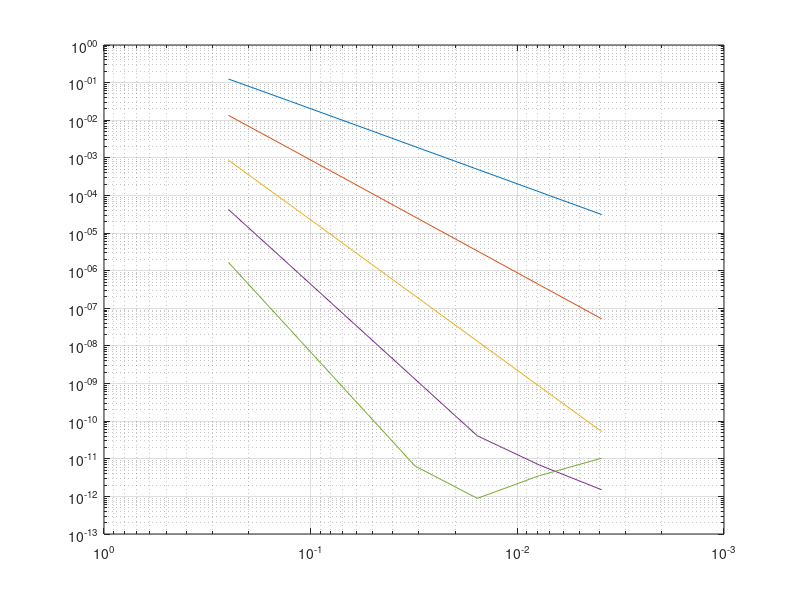

Write the MATLAB code that produced this figure.
function  hho_demo()
    
     for deg = 0:4
         maxii = 7;
         nodes = 4;
         for ii = 1:maxii
             disp(sprintf('**** N = %d, K = %d ****', nodes, deg));
             pd = initialize_hho(nodes, deg);
             e = hho(pd, @f_load, @f_solution);
             err(deg+1, ii) = e;
             h(deg+1, ii) = 1/nodes;
             disp(sprintf('h = %g, error = %g', 1/nodes, e));
             nodes = nodes*2;
             
             for fig = 1:deg+1
                 loglog(h(fig,:),err(fig,:));
                 set(gca,'XDir','Reverse');
                 hold on;
                 grid on;
                 drawnow;
             end
             hold off;
         end
     end

##nodes = 4;
##deg = 0;
##pd = initialize_hho(nodes, deg);
##show_gr(pd);
end
    

function pd = initialize_hho(N, K)
    pd = struct;
    pd.N = N;
    pd.K = K;
    pd.h = 1/pd.N;
    pd.tp = 8;
end

function l = f_load(x)
    l = sin(pi*x) * pi^2;
    return;
end

function l = f_solution(x)
    l = sin(pi*x);
    return;
end

function [nodes, weights] = gauss_quadrature(order, h, elem)
    if rem(order, 2) == 0
        order = order+1;
    end
    
    if rem(order,2) == 0
        num_nodes = floor((order+1)/2);
    else
        num_nodes = floor((order+2)/2);
    end
    num_nodes = max(num_nodes, 1);

    if num_nodes == 1
        nodes = h*(elem-0.5);
        weights = h;
        return;
    end
    M = zeros(num_nodes, num_nodes);
    for ii = 1:num_nodes-1
        v = sqrt(1/(4-1/((ii)^2)));
        M(ii+1,ii) = v;
        M(ii,ii+1) = v;
    end

    [d,v] = eig(M);
    tnodes = diag(v)';
    tweights = (d(1,:).^2); 
    
    weights = tweights*h;
    all_ones = ones(size(tnodes));
    nodes = h*( (0.5*tnodes) + ((elem-0.5)*all_ones));
end

function [phi, dphi] = basis(centr, point, h, dgree)
    h_scale = 2;
    for ii = 0:dgree
        phi(ii+1) = ((point-centr)/(h/h_scale))^ii;
        
        if ii == 0
            dphi(ii+1) = 0;
        else
            dphi(ii+1) = (h_scale*ii/h)*((point-centr)/(h/h_scale))^(ii-1);
        end
    end
    phi = phi';
    dphi = dphi';
end

function xT = cell_center(pd, ii)
    xT = (ii-0.5)*pd.h;
end

function [xF1, xF2] = face_centers(pd, ii)
    xF1 = (ii-1)*pd.h;
    xF2 = ii * pd.h;
end

function P = projector(pd, ii, fun)
    [nodes,weights] = gauss_quadrature(2*pd.K, pd.h, ii);
    
    xT = cell_center(pd, ii);
    [xF1, xF2] = face_centers(pd, ii);
    
    mass_mat = zeros(pd.K+1, pd.K+1);
    rhs = zeros(pd.K+1, 1);
    for wi = 1:length(weights)
        [phi, ~] = basis(xT, nodes(wi), pd.h, pd.K);
        mass_mat = mass_mat + weights(wi)*phi*phi';
        rhs = rhs + weights(wi)*phi*fun(nodes(wi));
    end

    pT = mass_mat \ rhs;
    pF(1) = fun(xF1);
    pF(2) = fun(xF2);
    
    P = [pT;pF'];
end

function error = compute_error(pd, ii, fun, dofs)
    [nodes,weights] = gauss_quadrature(2*pd.K, pd.h, ii);
    
    xT = cell_center(pd, ii);
    [xF1, xF2] = face_centers(pd, ii);
    
    mass_mat = zeros(pd.K+1, pd.K+1);
    rhs = zeros(pd.K+1, 1);
    for wi = 1:length(weights)
        [phi, ~] = basis(xT, nodes(wi), pd.h, pd.K);
        mass_mat = mass_mat + weights(wi)*phi*phi';
        rhs = rhs + weights(wi)*phi*fun(nodes(wi));
    end
    
    pT = mass_mat \ rhs;
    
    error = dot(pT-dofs, mass_mat*(pT-dofs));
end

function [GT, A] = gradient_reconstruction(pd, ii)

    [nodes,weights] = gauss_quadrature(2*(pd.K+1), pd.h, ii);
    
    xT = cell_center(pd, ii);
    [xF1, xF2] = face_centers(pd, ii);

    stiff_mat = zeros(pd.K+2, pd.K+2);
    MG = zeros(pd.K+1, pd.K+1);
    BG = zeros(pd.K+1, pd.K+3);
    
    for wi = 1:length(weights)
        [~, dphi] = basis(xT, nodes(wi), pd.h, pd.K+1);
        stiff_mat = stiff_mat + weights(wi)*dphi*dphi';
    end
    ##disp(stiff_mat);
    MG = stiff_mat(2:end, 2:end);
    BG(:,1:pd.K+1) = stiff_mat(2:end,1:pd.K+1);
    [phiF1, dphiF1] = basis(xT, xF1, pd.h, pd.K+1);
    [phiF2, dphiF2] = basis(xT, xF2, pd.h, pd.K+1);
    
    BG(1:end, 1:pd.K+1) = BG(1:end, 1:pd.K+1) + dphiF1(2:end)*phiF1(1:pd.K+1)';
    BG(1:end, 1:pd.K+1) = BG(1:end, 1:pd.K+1) - dphiF2(2:end)*phiF2(1:pd.K+1)';
    BG(1:end, pd.K+2) = - dphiF1(2:end);
    BG(1:end, pd.K+3) = + dphiF2(2:end);
    
    ##disp(BG);
    
    GT = MG\BG;
    A = BG'*GT;
end

function tps = make_test_points(pd, ii)
    for pi = 1:pd.tp
        tps(pi) = (ii-1)*pd.h + (pi-1)*pd.h/(pd.tp-1);
    end
end

function test_gradient_reconstruction(pd)
    pos = 1;
    for ii = 1:pd.N
        xT = cell_center(pd, ii);
        l = projector(pd, ii, @f_solution);
        [GT, ~, ~] = gradient_reconstruction(pd, ii);
        g = GT*l;
        
        tps = make_test_points(pd, ii);
        for tp_i = 1:length(tps)
            [phi, dphi] = basis(xT, tps(tp_i), pd.h, pd.K+1);
            x_val(pos) = tps(tp_i);
            potential(pos) = g'*phi(2:end) + l(1);
            gradient(pos) = g'*dphi(2:end);
            pos = pos+1;
        end
    
    end
    plot(x_val, potential);
    hold on;
    plot(x_val, gradient);
end

function show_gr(pd)
    hold on;
    pos = 1;
    for ii = 1:pd.N
        xT = cell_center(pd, ii);
        l = projector(pd, ii, @f_solution);
        [GT, ~] = gradient_reconstruction(pd, ii);
        g = GT*l;
        
        tps = make_test_points(pd, ii);
        for tp_i = 1:length(tps)
            [phi, ~] = basis(xT, tps(tp_i), pd.h, pd.K+1);
            x_val(pos) = tps(tp_i);
            potential(pos) = g'*phi(2:end) + l(1);
            proj(pos) = dot( l(1:end-2), phi(1:end-1));
            pos = pos+1;
        end
        [xF1, xF2] = face_centers(pd, ii);
        plot(xF1, l(end-1), '*k');
        plot(xF2, l(end), '*k');
    end
    plot(x_val, potential);
    plot(x_val, proj);
end

function S = stabilization(pd, ii, GT)
    [nodes,weights] = gauss_quadrature(2*pd.K+2, pd.h, ii);
    
    xT = cell_center(pd, ii);
    [xF1, xF2] = face_centers(pd, ii);
    
    mass_mat = zeros(pd.K+2, pd.K+2);
    for wi = 1:length(weights)
        [phi, ~] = basis(xT, nodes(wi), pd.h, pd.K+1);
        mass_mat = mass_mat + weights(wi)*phi*phi';
    end
    
    M1 = mass_mat(1:pd.K+1,1:pd.K+1);
    M2 = mass_mat(1:pd.K+1,2:pd.K+2);
    P1 = - M1\(M2*GT);
    P1(1:pd.K+1, 1:pd.K+1) = P1(1:pd.K+1, 1:pd.K+1) + eye(pd.K+1);
    
    [phiF1, ~] = basis(xT, xF1, pd.h, pd.K+1);
    MFF = 1;
    MFT = phiF1;
    P2 = MFF \ (MFT(2:end)'*GT);
    P2(pd.K+2) = P2(pd.K+2)-1;
    P3 = MFF \ (MFT(1:pd.K+1)'*P1);
    B = P2 + P3;
    S = B' * MFF * B / pd.h;
    
    [phiF2, ~] = basis(xT, xF2, pd.h, pd.K+1);
    MFF = 1;
    MFT = phiF2;
    P2 = MFF \ (MFT(2:end)'*GT);
    P2(pd.K+3) = P2(pd.K+3)-1;
    P3 = MFF \ (MFT(1:pd.K+1)'*P1);
    B = P2 + P3;
    S = S + B' * MFF * B / pd.h;
end

function rhs = cell_rhs(pd, ii, fun)
    [nodes,weights] = gauss_quadrature(2*pd.K+2, pd.h, ii);
    
    xT = cell_center(pd, ii);
    
    rhs = zeros(pd.K+1, 1);
    for wi = 1:length(weights)
        [phi, ~] = basis(xT, nodes(wi), pd.h, pd.K);
        rhs = rhs + weights(wi)*phi*fun(nodes(wi));
    end
end

function [AC, bC] = static_condensation(pd, A, bT)
    K_TT = A(1:pd.K+1, 1:pd.K+1);
    K_TF = A(1:pd.K+1, end-1:end);
    K_FT = A(end-1:end, 1:pd.K+1);
    K_FF = A(end-1:end, end-1:end);

    AL = K_TT \ K_TF;
    bL = K_TT \ bT;
    
    AC = K_FF - K_FT * AL;
    bC = - K_FT * bL;
end


function globerr = hho(pd, loadfun, solfun)
    cell_size = pd.K+1;
    face_offset = cell_size*pd.N;
    num_cells = pd.N;
    num_faces = pd.N+1;
    system_size = num_cells*cell_size + num_faces;
    disp(sprintf('DoFs: %d', system_size));
    
    globA = sparse(num_faces+2, num_faces+2);
    globrhs = zeros(num_faces+2);
    
    % Assemble global matrix
    for ii = 1:pd.N
        [GT, A] = gradient_reconstruction(pd, ii);
        S = stabilization(pd, ii, GT);
        LC = A + S;
        rhs = cell_rhs(pd, ii, loadfun);
        
        [AC, bC] = static_condensation(pd, LC, rhs);
        e = ii-1;
        for dof_i = 1:2
            for dof_j = 1:2
                globA(e+dof_i, e+dof_j) = globA(e+dof_i, e+dof_j) + AC(dof_i, dof_j);
            end
            globrhs(e+dof_i) = globrhs(e+dof_i) + bC(dof_i);
        end
    end
    
    % Apply boundary conditions
    globA(num_faces+1, 1) = 1;
    globA(num_faces+2, num_faces) = 1;
    globA(1, num_faces+1) = 1;
    globA(num_faces, num_faces+2) = 1;
    
    % Solve linear system
    result = globA\globrhs;
    
    % Postprocess
    error = 0;
    pos = 1;
    for ii = 1:pd.N
        xT = cell_center(pd, ii);
        [GT, A] = gradient_reconstruction(pd, ii);
        S = stabilization(pd, ii, GT);
        LC = A + S;
        rhs = cell_rhs(pd, ii, loadfun);
        
        solF = result(ii:ii+1)';
        
        K_TT = LC(1:pd.K+1, 1:pd.K+1);
        K_TF = LC(1:pd.K+1, end-1:end);
        
        solT = K_TT \ (rhs - K_TF*solF);
        
        tps = make_test_points(pd, ii);
        for tp_i = 1:length(tps)
            [phi, ~] = basis(xT, tps(tp_i), pd.h, pd.K);
            x_val(pos) = tps(tp_i);
            potential(pos) = solT'*phi;
            pos = pos+1;
        end
        
        error = error + compute_error(pd, ii, solfun, solT);
    end
    
    globerr = sqrt(error);
end
